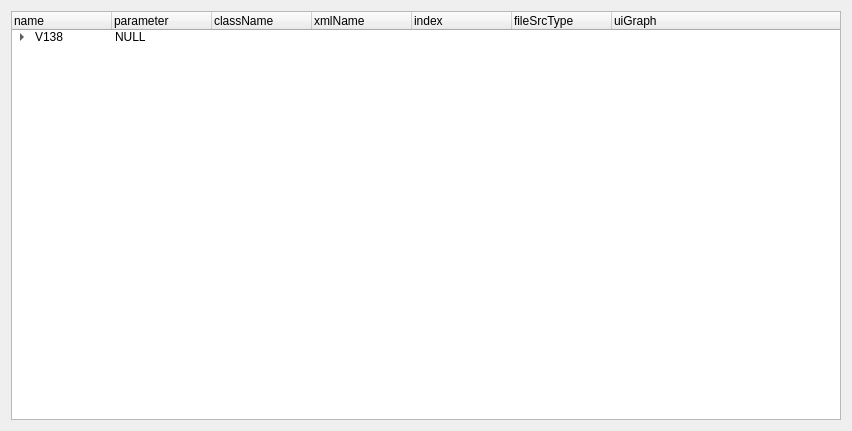
<?xml version="1.0" encoding="UTF-8"?>
<ui version="4.0">
 <class>Form</class>
 <widget class="QWidget" name="Form">
  <property name="geometry">
   <rect>
    <x>0</x>
    <y>0</y>
    <width>852</width>
    <height>431</height>
   </rect>
  </property>
  <property name="windowTitle">
   <string>Form</string>
  </property>
  <layout class="QVBoxLayout" name="verticalLayout">
   <item>
    <widget class="QTreeWidget" name="treeWidget">
     <column>
      <property name="text">
       <string>name</string>
      </property>
     </column>
     <column>
      <property name="text">
       <string>parameter</string>
      </property>
     </column>
     <column>
      <property name="text">
       <string>className</string>
      </property>
     </column>
     <column>
      <property name="text">
       <string>xmlName</string>
      </property>
     </column>
     <column>
      <property name="text">
       <string>index</string>
      </property>
     </column>
     <column>
      <property name="text">
       <string>fileSrcType</string>
      </property>
     </column>
     <column>
      <property name="text">
       <string>uiGraph</string>
      </property>
     </column>
     <item>
      <property name="text">
       <string>V138</string>
      </property>
      <property name="text">
       <string>NULL</string>
      </property>
      <property name="text">
       <string/>
      </property>
      <property name="text">
       <string/>
      </property>
      <property name="text">
       <string/>
      </property>
      <property name="text">
       <string/>
      </property>
      <item>
       <property name="text">
        <string>Axis</string>
       </property>
       <property name="text">
        <string>NULL</string>
       </property>
       <property name="text">
        <string/>
       </property>
       <property name="text">
        <string/>
       </property>
       <property name="text">
        <string/>
       </property>
       <property name="text">
        <string/>
       </property>
       <item>
        <property name="text">
         <string>Motor</string>
        </property>
        <property name="text">
         <string>NULL</string>
        </property>
        <property name="text">
         <string>UiMotor</string>
        </property>
        <property name="text">
         <string>PrmFuncMotor</string>
        </property>
        <property name="text">
         <string>0</string>
        </property>
        <property name="text">
         <string>1</string>
        </property>
        <property name="text">
         <string>GraphMotor129</string>
        </property>
       </item>
       <item>
        <property name="text">
         <string>Encoder</string>
        </property>
        <property name="text">
         <string>NULL</string>
        </property>
        <property name="text">
         <string>UiEncoder</string>
        </property>
        <property name="text">
         <string>PrmFuncEncoder</string>
        </property>
        <property name="text">
         <string>1</string>
        </property>
        <property name="text">
         <string>1</string>
        </property>
        <property name="text">
         <string>GraphEncoder136</string>
        </property>
       </item>
       <item>
        <property name="text">
         <string>Power</string>
        </property>
        <property name="text">
         <string>NULL</string>
        </property>
        <property name="text">
         <string>UiPower</string>
        </property>
        <property name="text">
         <string>PrmFuncPower</string>
        </property>
        <property name="text">
         <string>2</string>
        </property>
        <property name="text">
         <string>1</string>
        </property>
        <property name="text">
         <string>GraphPower129</string>
        </property>
       </item>
       <item>
        <property name="text">
         <string>Current</string>
        </property>
        <property name="text">
         <string>NULL</string>
        </property>
        <property name="text">
         <string>UiCurrent</string>
        </property>
        <property name="text">
         <string>PrmFuncCurrentloop</string>
        </property>
        <property name="text">
         <string>3</string>
        </property>
        <property name="text">
         <string>1</string>
        </property>
        <property name="text">
         <string>GraphCurrent133</string>
        </property>
       </item>
       <item>
        <property name="text">
         <string>Velocity</string>
        </property>
        <property name="text">
         <string>NULL</string>
        </property>
        <property name="text">
         <string>UiVelocity</string>
        </property>
        <property name="text">
         <string>PrmFuncSpeedloop</string>
        </property>
        <property name="text">
         <string>4</string>
        </property>
        <property name="text">
         <string>1</string>
        </property>
        <property name="text">
         <string>GraphVelocity133</string>
        </property>
       </item>
       <item>
        <property name="text">
         <string>Position</string>
        </property>
        <property name="text">
         <string>NULL</string>
        </property>
        <property name="text">
         <string>UiPosition</string>
        </property>
        <property name="text">
         <string>PrmFuncPositionloop</string>
        </property>
        <property name="text">
         <string>5</string>
        </property>
        <property name="text">
         <string>1</string>
        </property>
        <property name="text">
         <string>GraphPosition133</string>
        </property>
       </item>
       <item>
        <property name="text">
         <string>Brake</string>
        </property>
        <property name="text">
         <string>NULL</string>
        </property>
        <property name="text">
         <string>UiBrake</string>
        </property>
        <property name="text">
         <string>PrmFuncBrake</string>
        </property>
        <property name="text">
         <string>6</string>
        </property>
        <property name="text">
         <string>1</string>
        </property>
        <property name="text">
         <string>GraphBrake129</string>
        </property>
       </item>
       <item>
        <property name="text">
         <string>IOConfig</string>
        </property>
        <property name="text">
         <string>NULL</string>
        </property>
        <property name="text">
         <string>UiIOConf</string>
        </property>
        <property name="text">
         <string>PrmFuncIOConf</string>
        </property>
        <property name="text">
         <string>7</string>
        </property>
        <property name="text">
         <string>1</string>
        </property>
        <property name="text">
         <string>GraphIOConf138</string>
        </property>
       </item>
       <item>
        <property name="text">
         <string>IOAnalog</string>
        </property>
        <property name="text">
         <string>NULL</string>
        </property>
        <property name="text">
         <string>UiIOAnalog</string>
        </property>
        <property name="text">
         <string>PrmFuncIOAnalog</string>
        </property>
        <property name="text">
         <string>8</string>
        </property>
        <property name="text">
         <string>1</string>
        </property>
        <property name="text">
         <string>GraphIOAnalog136</string>
        </property>
       </item>
       <item>
        <property name="text">
         <string>Status</string>
        </property>
        <property name="text">
         <string>NULL</string>
        </property>
        <property name="text">
         <string>UiStatus</string>
        </property>
        <property name="text">
         <string>PrmFuncDeviceStatus</string>
        </property>
        <property name="text">
         <string>9</string>
        </property>
        <property name="text">
         <string>0</string>
        </property>
        <property name="text">
         <string>GraphStatus136</string>
        </property>
       </item>
       <item>
        <property name="text">
         <string>RAM</string>
        </property>
        <property name="text">
         <string>NULL</string>
        </property>
        <property name="text">
         <string>UiRAM</string>
        </property>
        <property name="text">
         <string>PrmRAMAxis</string>
        </property>
        <property name="text">
         <string>10</string>
        </property>
        <property name="text">
         <string>1</string>
        </property>
        <property name="text">
         <string>NULL</string>
        </property>
       </item>
       <item>
        <property name="text">
         <string>FLASH</string>
        </property>
        <property name="text">
         <string>NULL</string>
        </property>
        <property name="text">
         <string>UiFLASH</string>
        </property>
        <property name="text">
         <string>PrmFlashAxis</string>
        </property>
        <property name="text">
         <string>11</string>
        </property>
        <property name="text">
         <string>1</string>
        </property>
        <property name="text">
         <string>NULL</string>
        </property>
       </item>
      </item>
      <item>
       <property name="text">
        <string>UiGlobal</string>
       </property>
       <property name="text">
        <string>NULL</string>
       </property>
       <property name="text">
        <string/>
       </property>
       <property name="text">
        <string/>
       </property>
       <property name="text">
        <string/>
       </property>
       <property name="text">
        <string/>
       </property>
       <item>
        <property name="text">
         <string>IO</string>
        </property>
        <property name="text">
         <string>NULL</string>
        </property>
        <property name="text">
         <string>UiIO</string>
        </property>
        <property name="text">
         <string>PrmIO</string>
        </property>
        <property name="text">
         <string/>
        </property>
        <property name="text">
         <string>0</string>
        </property>
        <property name="text">
         <string>GraphIO133</string>
        </property>
       </item>
      </item>
      <item>
       <property name="text">
        <string>Global</string>
       </property>
       <item>
        <property name="text">
         <string>Plot</string>
        </property>
        <property name="text">
         <string>NULL</string>
        </property>
       </item>
      </item>
     </item>
    </widget>
   </item>
  </layout>
 </widget>
 <resources/>
 <connections/>
</ui>
